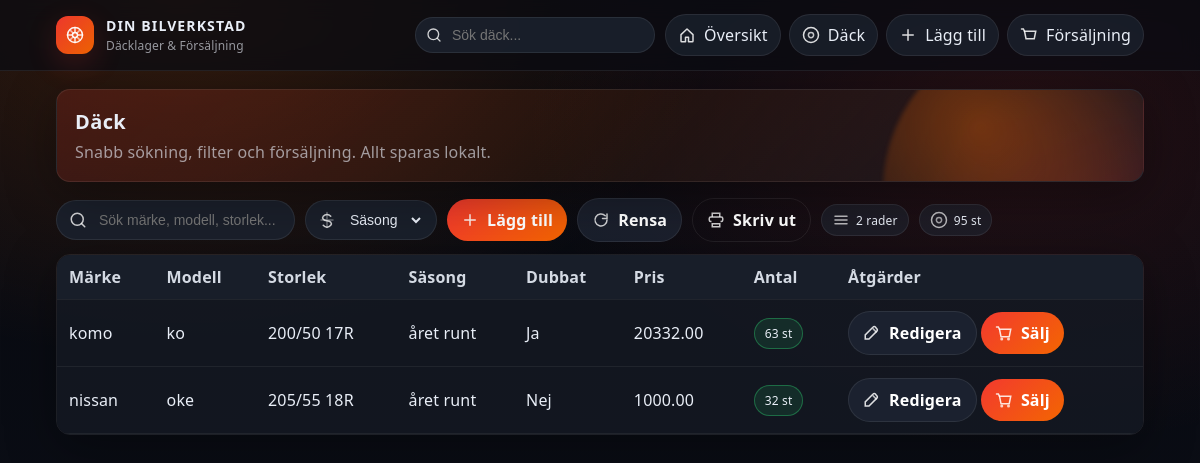
The page /dack on the database its author committed.
### models.py (models this page shows)
class Tyre(db.Model):
    id = db.Column(db.Integer, primary_key=True)
    brand = db.Column(db.String(120), nullable=False)
    model = db.Column(db.String(120), nullable=False)
    size = db.Column(db.String(120), nullable=False)
    season = db.Column(db.String(20), nullable=False)
    studded = db.Column(db.Boolean, default=False)
    quantity = db.Column(db.Integer, default=0)
    price = db.Column(db.Float, default=0.0)
    location_id = db.Column(db.Integer, db.ForeignKey("location.id"), nullable=True)
    location = db.relationship("Location", backref="tyres")
    notes = db.Column(db.Text, default="")
    created_at = db.Column(db.DateTime, default=datetime.utcnow)
    updated_at = db.Column(db.DateTime, default=datetime.utcnow, onupdate=datetime.utcnow)

### app.py (the view, shortened to what this page needs)
    @app.route("/dack")
    def tyres():
        q = request.args.get("q", "").strip()
        season = request.args.get("season", "").strip()
        query = Tyre.query
        if season:
            query = query.filter(Tyre.season == season)
        tyres = query.order_by(Tyre.created_at.desc()).all()
        return render_template("tyres_list.html", tyres=tyres, q=q, season=season)

### templates/tyres_list.html (shortened to what this page needs)
{% extends "base.html" %}
{% block content %}
<section class="hero">
  <h1>Däck</h1>
  <p>Snabb sökning, filter och försäljning. Allt sparas lokalt.</p>
</section>
<form method="get" class="filter" data-auto-submit="true">
  <div class="control" title="Sök">
    <svg class="icon" viewBox="0 0 24 24" fill="none" aria-hidden="true">
      <path d="M11 19a8 8 0 1 1 0-16 8 8 0 0 1 0 16Z" stroke="white" stroke-width="2" opacity="0.8"/>
      <path d="M21 21l-4.35-4.35" stroke="white" stroke-width="2" stroke-linecap="round" opacity="0.8"/>
    </svg>
    <input type="text" name="q" placeholder="Sök märke, modell, storlek..." value="{{ q }}" autocomplete="off">
  </div>
  <div class="control" title="Säsong">
    <select name="season" aria-label="Säsong">
      <option value="">Säsong</option>
    </select>
  </div>
  <a class="btn" href="{{ url_for('tyre_new') }}">
    <svg class="icon" viewBox="0 0 24 24" fill="none" aria-hidden="true">
      <path d="M12 5v14M5 12h14" stroke="white" stroke-width="2" stroke-linecap="round" opacity="0.9"/>
    </svg>
    Lägg till
  </a>
  <a class="btn secondary" href="{{ url_for('tyres') }}">
    <svg class="icon" viewBox="0 0 24 24" fill="none" aria-hidden="true">
      <path d="M20 12a8 8 0 1 1-2.34-5.66" stroke="white" stroke-width="2" stroke-linecap="round" opacity="0.8"/>
      <path d="M20 4v6h-6" stroke="white" stroke-width="2" stroke-linecap="round" opacity="0.8"/>
    </svg>
    Rensa
  </a>
  <a class="btn ghost" href="#" onclick="window.print(); return false;">
    <svg class="icon" viewBox="0 0 24 24" fill="none" aria-hidden="true">
      <path d="M7 8V3h10v5M7 17h10v4H7v-4Z" stroke="white" stroke-width="2" opacity="0.8"/>
      <path d="M6 14H5a2 2 0 0 1-2-2v-2a2 2 0 0 1 2-2h14a2 2 0 0 1 2 2v2a2 2 0 0 1-2 2h-1" stroke="white" stroke-width="2" opacity="0.8"/>
    </svg>
    Skriv ut
  </a>
  <span class="badge">
    <svg class="icon" viewBox="0 0 24 24" fill="none" aria-hidden="true">
      <path d="M4 7h16M4 12h16M4 17h16" stroke="white" stroke-width="2" stroke-linecap="round" opacity="0.7"/>
    </svg>
    {{ tyres|length }} rader
  </span>
  <span class="badge">
    <svg class="icon" viewBox="0 0 24 24" fill="none" aria-hidden="true">
      <path d="M12 22a10 10 0 1 0 0-20 10 10 0 0 0 0 20Z" stroke="white" stroke-width="2" opacity="0.7"/>
      <path d="M12 8.5a3.5 3.5 0 1 0 0 7 3.5 3.5 0 0 0 0-7Z" stroke="white" stroke-width="2" opacity="0.6"/>
    </svg>
    {{ tyres|map(attribute='quantity')|sum }} st
  </span>
</form>
<div class="table-wrap">
  <table class="table">
    <thead>
      <tr>
        <th>Märke</th>
        <th>Modell</th>
        <th>Storlek</th>
        <th>Säsong</th>
        <th>Dubbat</th>
        <th>Pris</th>
        <th>Antal</th>
        <th>Åtgärder</th>
      </tr>
    </thead>
    <tbody>
      {% for t in tyres %}
      <tr>
        <td>{{ t.brand }}</td>
        <td>{{ t.model }}</td>
        <td>{{ t.size }}</td>
        <td>{{ t.season }}</td>
        <td>{{ 'Ja' if t.studded else 'Nej' }}</td>
        <td>{{ "%.2f"|format(t.price) }}</td>
        <td>
          {% if t.quantity >= 4 %}
            <span class="badge ok">{{ t.quantity }} st</span>
          {% elif t.quantity > 0 %}
            <span class="badge low">{{ t.quantity }} st</span>
          {% else %}
            <span class="badge danger">0 st</span>
          {% endif %}
        </td>
        <td>
          <a class="btn secondary" href="{{ url_for('tyre_edit', tyre_id=t.id) }}">
            <svg class="icon" viewBox="0 0 24 24" fill="none" aria-hidden="true">
              <path d="M4 20h4l10.5-10.5a2 2 0 0 0 0-3L16.5 4a2 2 0 0 0-3 0L3 14.5V20Z" stroke="white" stroke-width="2" opacity="0.85"/>
              <path d="M13.5 6.5 17.5 10.5" stroke="white" stroke-width="2" stroke-linecap="round" opacity="0.7"/>
            </svg>
            Redigera
          </a>
          {% if t.quantity > 0 %}
          <a class="btn" href="{{ url_for('tyre_sell', tyre_id=t.id) }}">
            Sälj
          </a>
          {% endif %}
        </td>
      </tr>
      {% else %}
      <tr><td colspan="8">Inga däck funna</td></tr>
      {% endfor %}
    </tbody>
  </table>
</div>
{% endblock %}

### static/style.css (style rules this page uses)
:root { --bg0: #07090f; --bg1: #0c0f18; --panel: rgba(21, 25, 35, 0.78); --panel-strong: #151923; --stroke: rgba(255, 255, 255, 0.08); --text: #e9eef7; --muted: rgba(233, 238, 247, 0.62); --accent: #ff3b30; --accent2: #ff6a00; --ok: #2ecc71; --danger: #ff3b30; --shadow: 0 12px 50px rgba(0, 0, 0, 0.35); --radius: 14px; }
* { box-sizing: border-box; }
html, body { height: 100%; }
body { margin: 0; color: var(--text); background: radial-gradient(900px 600px at 15% 0%, rgba(255, 106, 0, 0.18), transparent 60%), radial-gradient(900px 600px at 85% 15%, rgba(255, 59, 48, 0.12), transparent 55%), linear-gradient(180deg, var(--bg0) 0%, var(--bg1) 100%); font-family: system-ui, -apple-system, Segoe UI, Roboto, Ubuntu, "Helvetica Neue", Arial; letter-spacing: 0.01em; }
a { color: inherit; }
.hero { position: relative; overflow: hidden; border-radius: var(--radius); padding: 18px; background: linear-gradient(135deg, rgba(255, 59, 48, 0.16) 0%, rgba(255, 106, 0, 0.08) 50%, rgba(21, 25, 35, 0.78) 100%); border: 1px solid var(--stroke); box-shadow: var(--shadow); margin-bottom: 16px; }
.hero::after { content: ""; position: absolute; inset: -60px -60px auto auto; width: 320px; height: 320px; border-radius: 50%; background: radial-gradient(circle at 30% 30%, rgba(255, 106, 0, 0.35), transparent 60%), radial-gradient(circle at 70% 70%, rgba(255, 59, 48, 0.25), transparent 62%); filter: blur(2px); }
.hero h1 { margin: 0 0 6px; font-size: 20px; letter-spacing: 0.02em; }
.hero p { margin: 0; color: var(--muted); }
.table-wrap { overflow: auto; border-radius: var(--radius); border: 1px solid var(--stroke); box-shadow: var(--shadow); }
.table { width: 100%; border-collapse: collapse; background: rgba(21, 25, 35, 0.85); }
.table th, .table td { padding: 11px 12px; border-bottom: 1px solid rgba(255, 255, 255, 0.06); white-space: nowrap; }
.table th { background: rgba(26, 31, 43, 0.92); text-align: left; font-weight: 700; color: rgba(233, 238, 247, 0.9); position: sticky; top: 0; }
.badge { display: inline-flex; align-items: center; gap: 6px; padding: 6px 10px; border-radius: 999px; font-size: 12px; border: 1px solid var(--stroke); background: rgba(33, 40, 54, 0.55); }
.badge.ok { border-color: rgba(46, 204, 113, 0.4); background: rgba(46, 204, 113, 0.12); }
.filter { display: flex; flex-wrap: wrap; align-items: center; gap: 10px; margin-bottom: 12px; }
.control { display: inline-flex; align-items: center; gap: 10px; padding: 10px 12px; border-radius: 999px; background: rgba(28, 35, 48, 0.85); border: 1px solid var(--stroke); }
.control input, .control select { background: transparent; border: none; outline: none; color: var(--text); font-size: 14px; }
.control select { padding-right: 4px; }
button, .btn { display: inline-flex; align-items: center; gap: 8px; background: linear-gradient(135deg, rgba(255, 59, 48, 0.95) 0%, rgba(255, 106, 0, 0.95) 100%); color: #fff; border: none; border-radius: 999px; padding: 10px 14px; cursor: pointer; text-decoration: none; font-weight: 750; transition: transform 140ms ease, filter 140ms ease; }
.btn.secondary { background: rgba(33, 40, 54, 0.72); border: 1px solid var(--stroke); }
.btn.ghost { background: transparent; border: 1px solid var(--stroke); }
.icon { width: 18px; height: 18px; display: inline-block; }

### rows shown on the page
Tyre: brand "komo", model "ko", size "200/50 17R", season "året runt", studded "Ja", price "20332.00", quantity "63"
Tyre: brand "nissan", model "oke", size "205/55 18R", season "året runt", studded "Nej", price "1000.00", quantity "32"

### other values the page prints
{{ tyres|length }} "2"
{{ tyres|map(attribute='quantity')|sum }} "95"
